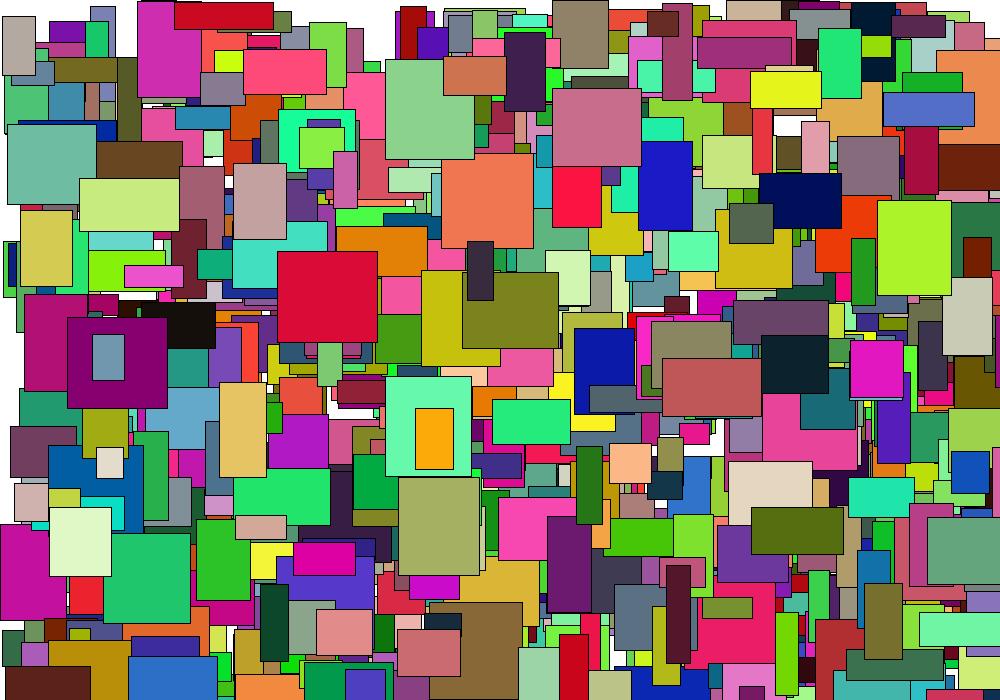
Frame 1 (no input)
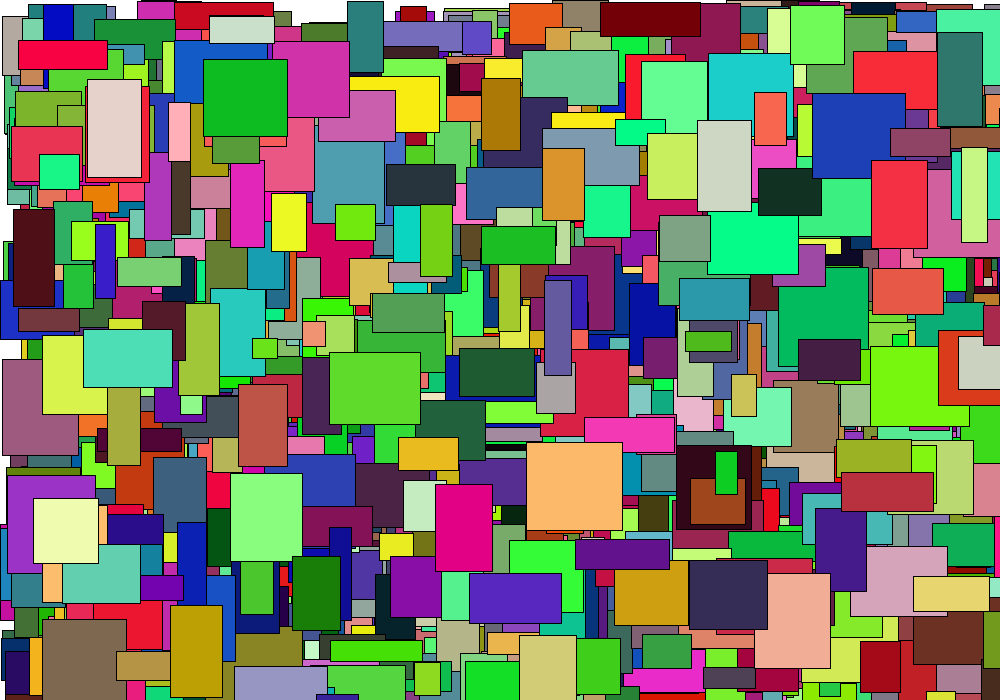
Frame 2 (the mouse pressed at the canvas centre, redrawn once)

The Processing sketch that drew these frames (run headless with seeded random() and noise(); the mouse was pressed at the canvas centre and the sketch redrawn once):

// Processing sketch: Visualization2
// ── Visualization2.pde
import processing.core.PApplet;

public class Visualization2 extends PApplet {

  public void settings() {
    size(1000, 700);
  }

  public void setup() {
    background(255);
    noLoop();
  }

  public void draw() {
    for (int i = 0; i < 1000; i++) {
      float r = random(255);
      float g = random(255);
      float b = random(204);

      float x = random(width);
      float y = random(height);
      float width = random(20, 100);
      float height = random(20, 100);

      fill(r, g, b);

      rect(x, y, width, height);
    }
  }

  public static void main(String[] args) {
    PApplet.main("Visualization2");
  }
}
